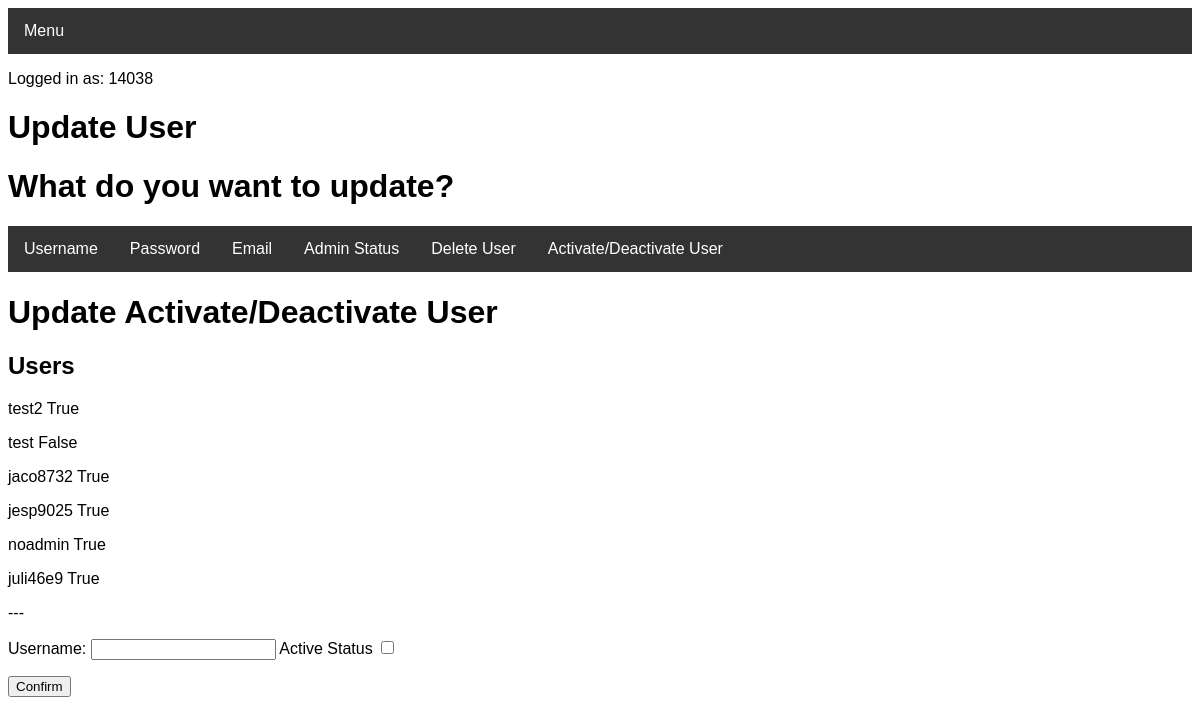
Before: /updateuseractivestatus (signed in) with the older database file.
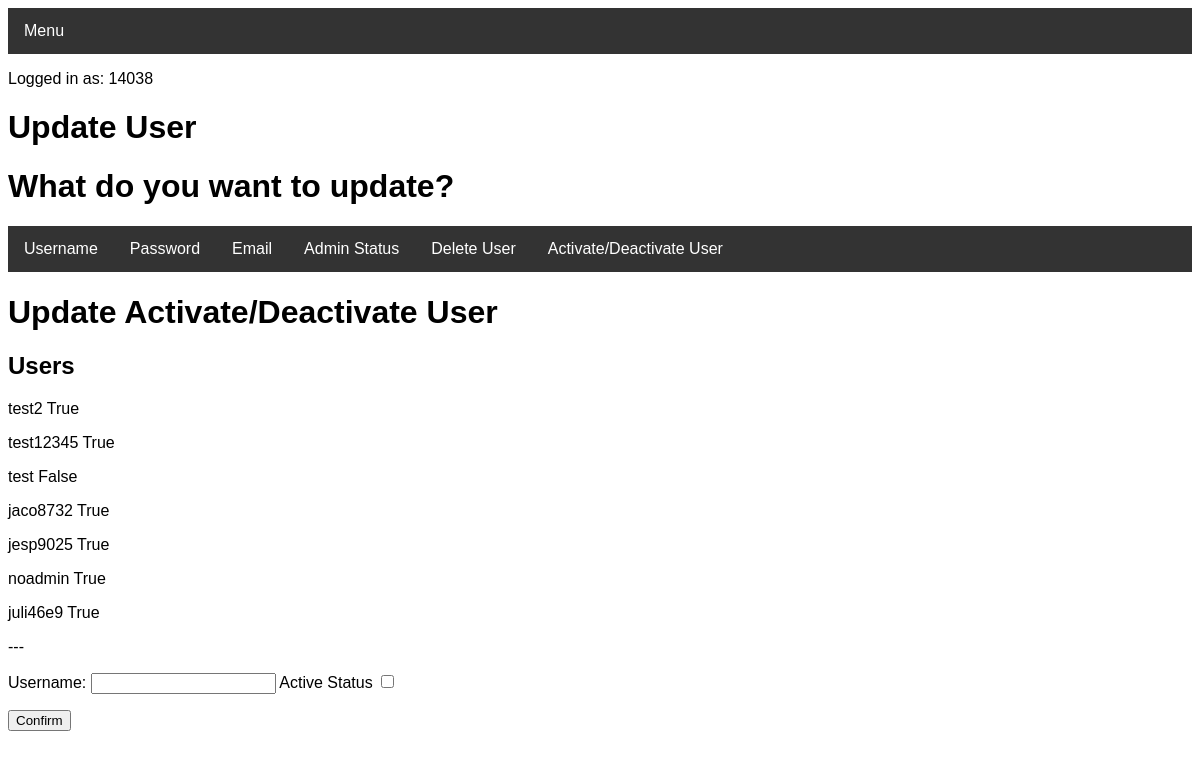
After: the same page with the newer database file.
### tables this page shows
CREATE TABLE User (user_id INTEGER PRIMARY KEY UNIQUE, user_username STRING NOT NULL UNIQUE, user_password STRING NOT NULL, user_email STRING UNIQUE, user_is_admin BOOLEAN NOT NULL, user_account_is_active BOOLEAN NOT NULL);

### routes.py (the view)
@app.route("/updateuseractivestatus", methods=['GET', 'POST'])
def updateuseractivestatus():
    if "name" not in session:
        return redirect(url_for("login"))
    if user.checkIfAdmin(session['name']) == False:
        return redirect(url_for("denied"))
    lst = user.readUserAnything("SELECT user_username, user_account_is_active FROM User;")
    try:
        if request.method == 'POST':
            username=request.form['Username']
            active=request.form['status']
            if user.checkUserExist(username):
                user.updateUserAnything("UPDATE User SET user_account_is_active = '{}' WHERE user_username = '{}'".format(active, username))
                updateUserData.createUpdateUserData(session['name'], username, "Changed Active Status to {}".format(active))
                flash("Success: User Active Status has been updated")
                return redirect(url_for("welcome"))
            else:
                flash(" Error: Couldn't find username in database")
    except (TypeError, ValueError) as e:
        return e
    return render_template("updateuseractivestatus.html", data=lst, username=session['name'])

### Project.py (called while the page is built)
    def checkIfAdmin(self, username):
        try:
            c = self.conn.cursor()
            c.execute("SELECT user_is_admin FROM User WHERE user_username = '{}'".format(username))
            lst = c.fetchall()
            toList = functools.reduce(operator.add, (lst))
            for item in toList:
                if item == "True":
                    return True
            return False
        except TypeError:
            pass

    def readUserAnything(self, param):
        c = self.conn.cursor()
        c.execute(param)
        lst = c.fetchall()
        c.close()
        return lst

### templates/updateuseractivestatus.html (shortened to what this page needs)
<!DOCTYPE html>
<head>
<link rel="stylesheet" href="../static/theme.css">
<link rel="stylesheet" type="text/css" href="../static/barstyle.css" title="style"/>
<link rel="stylesheet" type="text/css" href="../static/errorstyle.css" title="style"/>
</head>
<body>
<div class="navbar">
  <div class="dropdown">
    <button class="dropbtn">Menu
      <i class="fa fa-caret-down"></i>
    </button>
  </div>
</div>
</body>
<p>Logged in as: {{ username }}</p>
<h1>Update User</h1>
<div class="container">
    <h1>What do you want to update?</h1>
<div class="navbar">
    <a href="updateusername">Username</a>
    <a href="updatepassword">Password</a>
    <a href="updateemail">Email</a>
    <a href="updateadminstatus">Admin Status</a>
    <a href="deleteuser">Delete User</a>
    <a href="updateuseractivestatus">Activate/Deactivate User</a>
</div>
</div>
<div class="container">
    <h1>Update Activate/Deactivate User</h1>
    <h2>Users</h2>
    <body>
       {%for value in data%}
        <p>{{value | replace("(", "") | replace(")", "") | replace(":", "=") | replace("'", "") | replace("=,", ":") | replace(",", "")}}</p>
       {%endfor%}
      </body>
</div>
<div class="container">
    <form action="" method="post" role="form">
    <p>---</p>
    <label for="Username">Username:</label>
    <input type="text" class="form-control" id="Username" name="Username" required>
    <label for="status2"> Active Status</label>
    <input type="checkbox" id="status" name="status" value="True">
    <button type="submit" class="btn btn-success">Confirm</button>
    </form>
</div>

Changed rows visible on the page:
added User: value "test12345 True"
